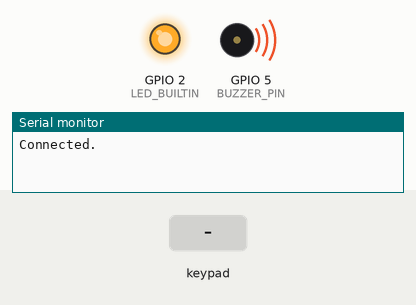
Recording of a sketch running on a simulated ESP32. On the bench: output pins drawn as LEDs (lit = HIGH), buzzer (waves = sounding), the last lines printed to the serial monitor. The test bench sets the inputs (shaded band). Nothing arrives over Bluetooth unless stated.

Above: at 0.6 s.
At 3.2 s:
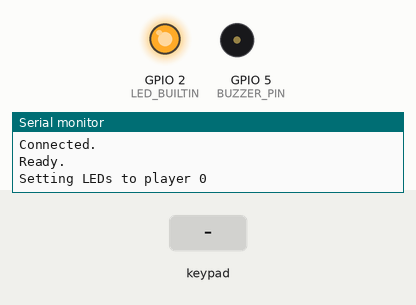
3.3 s: key 'U' pressed
5.2 s: key 'D' pressed
7.1 s: key 'L' pressed
Timing chart, 0 to 10.1 s (numbered marks = the images above; inputs shaded):
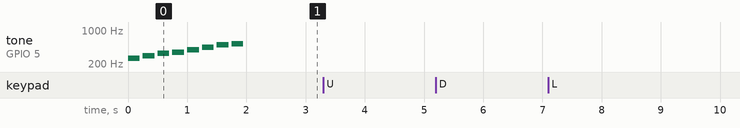

The sketch:

esp32_ps3.ino
```cpp
#include <Ps3Controller.h>

#define LED_BUILTIN 2  // 내장 LED (GPIO 2)
#define BUZZER_PIN 5  // 피에조 부저 연결 핀

int melody[] = {262, 294, 330, 349, 392, 440, 494, 523};
int duration = 200; // 각 음의 지속 시간 (ms)

int player = 0;
int battery = 0;

void notify()
{
    //--- Digital cross/square/triangle/circle button events ---
    if( Ps3.event.button_down.cross )
        Serial.println("Started pressing the cross button");
    if( Ps3.event.button_up.cross )
        Serial.println("Released the cross button");

    if( Ps3.event.button_down.square )
        Serial.println("Started pressing the square button");
    if( Ps3.event.button_up.square )
        Serial.println("Released the square button");

    if( Ps3.event.button_down.triangle )
        Serial.println("Started pressing the triangle button");
    if( Ps3.event.button_up.triangle )
        Serial.println("Released the triangle button");

    if( Ps3.event.button_down.circle )
        Serial.println("Started pressing the circle button");
    if( Ps3.event.button_up.circle )
        Serial.println("Released the circle button");

    //--------------- Digital D-pad button events --------------
    if( Ps3.event.button_down.up )
        Serial.println("Started pressing the up button");
    if( Ps3.event.button_up.up )
        Serial.println("Released the up button");

    if( Ps3.event.button_down.right )
        Serial.println("Started pressing the right button");
    if( Ps3.event.button_up.right )
        Serial.println("Released the right button");

    if( Ps3.event.button_down.down )
        Serial.println("Started pressing the down button");
    if( Ps3.event.button_up.down )
        Serial.println("Released the down button");

    if( Ps3.event.button_down.left )
        Serial.println("Started pressing the left button");
    if( Ps3.event.button_up.left )
        Serial.println("Released the left button");

    //------------- Digital shoulder button events -------------
    if( Ps3.event.button_down.l1 )
        Serial.println("Started pressing the left shoulder button");
    if( Ps3.event.button_up.l1 )
        Serial.println("Released the left shoulder button");

    if( Ps3.event.button_down.r1 )
        Serial.println("Started pressing the right shoulder button");
    if( Ps3.event.button_up.r1 )
        Serial.println("Released the right shoulder button");

    //-------------- Digital trigger button events -------------
    if( Ps3.event.button_down.l2 )
        Serial.println("Started pressing the left trigger button");
    if( Ps3.event.button_up.l2 )
        Serial.println("Released the left trigger button");

    if( Ps3.event.button_down.r2 )
        Serial.println("Started pressing the right trigger button");
    if( Ps3.event.button_up.r2 )
        Serial.println("Released the right trigger button");

    //--------------- Digital stick button events --------------
    if( Ps3.event.button_down.l3 )
        Serial.println("Started pressing the left stick button");
    if( Ps3.event.button_up.l3 )
        Serial.println("Released the left stick button");

    if( Ps3.event.button_down.r3 )
        Serial.println("Started pressing the right stick button");
    if( Ps3.event.button_up.r3 )
        Serial.println("Released the right stick button");

    //---------- Digital select/start/ps button events ---------
    if( Ps3.event.button_down.select )
        Serial.println("Started pressing the select button");
    if( Ps3.event.button_up.select )
        Serial.println("Released the select button");

    if( Ps3.event.button_down.start )
        Serial.println("Started pressing the start button");
    if( Ps3.event.button_up.start )
        Serial.println("Released the start button");

    if( Ps3.event.button_down.ps )
        Serial.println("Started pressing the Playstation button");
    if( Ps3.event.button_up.ps )
        Serial.println("Released the Playstation button");


    //---------------- Analog stick value events ---------------
   if( abs(Ps3.event.analog_changed.stick.lx) + abs(Ps3.event.analog_changed.stick.ly) > 2 ){
       Serial.print("Moved the left stick:");
       Serial.print(" x="); Serial.print(Ps3.data.analog.stick.lx, DEC);
       Serial.print(" y="); Serial.print(Ps3.data.analog.stick.ly, DEC);
       Serial.println();
    }

   if( abs(Ps3.event.analog_changed.stick.rx) + abs(Ps3.event.analog_changed.stick.ry) > 2 ){
       Serial.print("Moved the right stick:");
       Serial.print(" x="); Serial.print(Ps3.data.analog.stick.rx, DEC);
       Serial.print(" y="); Serial.print(Ps3.data.analog.stick.ry, DEC);
       Serial.println();
   }
#if 0
   //--------------- Analog D-pad button events ----------------
   if( abs(Ps3.event.analog_changed.button.up) ){
       Serial.print("Pressing the up button: ");
       Serial.println(Ps3.data.analog.button.up, DEC);
   }

   if( abs(Ps3.event.analog_changed.button.right) ){
       Serial.print("Pressing the right button: ");
       Serial.println(Ps3.data.analog.button.right, DEC);
   }

   if( abs(Ps3.event.analog_changed.button.down) ){
       Serial.print("Pressing the down button: ");
       Serial.println(Ps3.data.analog.button.down, DEC);
   }

   if( abs(Ps3.event.analog_changed.button.left) ){
       Serial.print("Pressing the left button: ");
       Serial.println(Ps3.data.analog.button.left, DEC);
   }

   //---------- Analog shoulder/trigger button events ----------
   if( abs(Ps3.event.analog_changed.button.l1)){
       Serial.print("Pressing the left shoulder button: ");
       Serial.println(Ps3.data.analog.button.l1, DEC);
   }

   if( abs(Ps3.event.analog_changed.button.r1) ){
       Serial.print("Pressing the right shoulder button: ");
       Serial.println(Ps3.data.analog.button.r1, DEC);
   }

   if( abs(Ps3.event.analog_changed.button.l2) ){
       Serial.print("Pressing the left trigger button: ");
       Serial.println(Ps3.data.analog.button.l2, DEC);
   }

   if( abs(Ps3.event.analog_changed.button.r2) ){
       Serial.print("Pressing the right trigger button: ");
       Serial.println(Ps3.data.analog.button.r2, DEC);
   }

   //---- Analog cross/square/triangle/circle button events ----
   if( abs(Ps3.event.analog_changed.button.triangle)){
       Serial.print("Pressing the triangle button: ");
       Serial.println(Ps3.data.analog.button.triangle, DEC);
   }

   if( abs(Ps3.event.analog_changed.button.circle) ){
       Serial.print("Pressing the circle button: ");
       Serial.println(Ps3.data.analog.button.circle, DEC);
   }

   if( abs(Ps3.event.analog_changed.button.cross) ){
       Serial.print("Pressing the cross button: ");
       Serial.println(Ps3.data.analog.button.cross, DEC);
   }

   if( abs(Ps3.event.analog_changed.button.square) ){
       Serial.print("Pressing the square button: ");
       Serial.println(Ps3.data.analog.button.square, DEC);
   }
#endif
   //---------------------- Battery events ---------------------
    if( battery != Ps3.data.status.battery ){
        battery = Ps3.data.status.battery;
        Serial.print("The controller battery is ");
        if( battery == ps3_status_battery_charging )      Serial.println("charging");
        else if( battery == ps3_status_battery_full )     Serial.println("FULL");
        else if( battery == ps3_status_battery_high )     Serial.println("HIGH");
        else if( battery == ps3_status_battery_low)       Serial.println("LOW");
        else if( battery == ps3_status_battery_dying )    Serial.println("DYING");
        else if( battery == ps3_status_battery_shutdown ) Serial.println("SHUTDOWN");
        else Serial.println("UNDEFINED");
    }
}

void onConnect(){
    Serial.println("Connected.");
}

void setup()
{
    Serial.begin(115200);

    pinMode(LED_BUILTIN, OUTPUT); // 내장 LED 출력 설정
    pinMode(BUZZER_PIN, OUTPUT); // 부저 출력 설정
    digitalWrite(LED_BUILTIN, HIGH);

    Ps3.attach(notify);
    Ps3.attachOnConnect(onConnect);
    Ps3.begin("00:1a:80:34:ea:14");

    // 멜로디 연주
    for (int i = 0; i < 8; i++) {
        tone(BUZZER_PIN, melody[i], duration);
        delay(duration + 50); // 소리가 끝난 후 잠시 대기
    }
    noTone(BUZZER_PIN); // 부저 끄기

    Serial.println("Ready.");
}

void loop()
{
    if(!Ps3.isConnected())
        return;

    //-------------------- Player LEDs -------------------
    Serial.print("Setting LEDs to player "); Serial.println(player, DEC);
    Ps3.setPlayer(player);

    player += 1;
    if(player > 10) player = 0;


    //------ Digital cross/square/triangle/circle buttons ------
    if( Ps3.data.button.cross && Ps3.data.button.down )
        Serial.println("Pressing both the down and cross buttons");
    if( Ps3.data.button.square && Ps3.data.button.left )
        Serial.println("Pressing both the square and left buttons");
    if( Ps3.data.button.triangle && Ps3.data.button.up )
        Serial.println("Pressing both the triangle and up buttons");
    if( Ps3.data.button.circle && Ps3.data.button.right )
        Serial.println("Pressing both the circle and right buttons");

    if( Ps3.data.button.l1 && Ps3.data.button.r1 )
        Serial.println("Pressing both the left and right bumper buttons");
    if( Ps3.data.button.l2 && Ps3.data.button.r2 )
        Serial.println("Pressing both the left and right trigger buttons");
    if( Ps3.data.button.l3 && Ps3.data.button.r3 )
        Serial.println("Pressing both the left and right stick buttons");
    if( Ps3.data.button.select && Ps3.data.button.start )
        Serial.println("Pressing both the select and start buttons");

    delay(2000);
}
```
